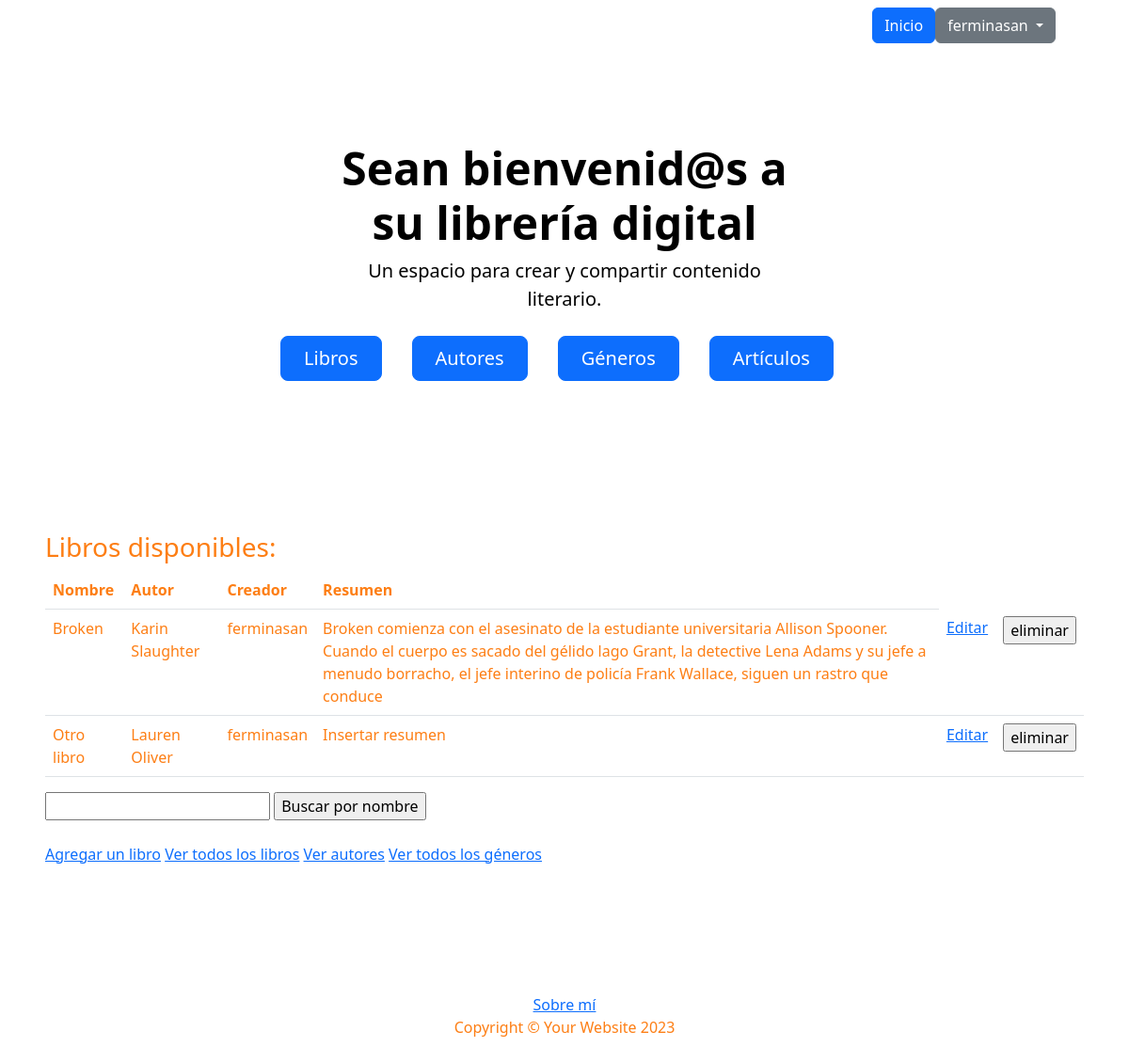
Screenshot of /mi_libreria/libros/ (signed in) with the database file from the repository.
### mi_libreria/models.py (models this page shows, shortened)
class Libro(models.Model):
    nombre = models.CharField(max_length=64)
    genero = models.CharField(max_length=64)
    sub_genero = models.CharField(max_length=64)
    autor = models.CharField(max_length=256)
    resumen = models.TextField()
    anio = models.IntegerField()
    creador = models.ForeignKey(User, default=1, null=True, on_delete=models.CASCADE, related_name='libros_creados')

### mi_libreria/views.py (the view)
# urls.py: path("libros/", views.listar_libros, name='lista_libros'),
def listar_libros(request):
        contexto = {
            "libros": Libro.objects.all(),
        }
        http_response = render(
            request=request,
            template_name='mi_libreria/lista_libros.html',
            context=contexto,
        )
        return http_response

### mi_libreria/templates/mi_libreria/lista_libros.html (shortened to what this page needs)
{% extends 'base.html' %}
{% block contenido %}
    <h3>Libros disponibles:</h3>
<table class="table">
    <tbody>
        <tr>
            <th>Nombre</th>
            <th>Autor</th>
            <th>Creador</th>
            <th>Resumen</th>
        </tr>
        {% for libro in libros %}
        <tr>
            <td>{{libro.nombre}}</td>
            <td>{{libro.autor}}</td>
            <td>{{libro.creador}}</td>
            <td>{{libro.resumen}}</td>
            <td>
                <a href="{% url 'editar_libro' libro.id %}">Editar</a>
              </td>
            <td>
                <form action="{% url 'eliminar_libro' libro.id %}" method="post">
                  <input type="submit" value="eliminar"/>
                </form>
              </td>
        </tr>
      {% endfor %}
    </tbody>
</table>
    <form action="{% url 'buscar_libros' %}" method="post">
        <input type="text" name="busqueda">
        <input type="submit" value="Buscar por nombre">
      </form>
    <br>
    <a href="{% url 'crear_libros' %}">Agregar un libro</a>
    <a href="{% url 'lista_libros' %}">Ver todos los libros</a>
    <a href="{% url 'lista_autores' %}">Ver autores</a>
    <a href="{% url 'lista_generos' %}">Ver todos los géneros</a>
    <br><br>
{% endblock contenido %}

### templates_base/base.html (shortened to what this page needs)
{% load static %}
<!DOCTYPE html>
<html lang="en">
    <head>
        <link href="https://cdn.jsdelivr.net/npm/bootstrap-icons@1.4.1/font/bootstrap-icons.css" rel="stylesheet" />
        <link href="{% static 'mi_libreria/css/styles.css' %}" rel="stylesheet" />
    </head>
    <body>
        <nav class="navbar navbar-expand-lg navbar-dark bg-dark">
            <div class="container px-5">
                <div class="collapse navbar-collapse" id="navbarSupportedContent">
                    <ul class="navbar-nav ms-auto mb-2 mb-lg-0">
                        <a class="btn btn-primary" href="{% url 'inicio' %}">Inicio</a>
                        {% if user.is_authenticated %}
                        <div class="dropdown">
                            <button class="btn btn-secondary dropdown-toggle" type="button" id="dropdownMenuButton1" data-bs-toggle="dropdown" aria-expanded="false">
                                <div style="display: inline-flex;">
                                    <span>{{ user.username }}</span>
                                </div>
                            </button>
                        </div>
                        {% else %}
                        <a class="btn btn-primary" href="{% url 'registro' %}">Registrarse</a>
                        <a class="btn btn-primary" href="{% url 'login' %}">Iniciar Sesión</a>
                        {% endif %}
                    </ul>
                </div>
            </div>
        </nav>
        <header class="bg-dark py-5">
            <div class="container px-5">
                <div class="row gx-5 justify-content-center">
                    <div class="col-lg-6">
                        <div class="text-center my-5">
                            <h1 class="display-5 fw-bolder text-black mb-2">Sean bienvenid@s a su librería digital</h1>
                            <p class="lead text-black mb-4">Un espacio para crear y compartir contenido literario.</p>
                            <div class="d-grid gap-3 d-sm-flex justify-content-sm-center">
                                <a class="btn btn-primary btn-lg px-4 me-sm-3" href="{% url 'lista_libros' %}">Libros</a>
                                <a class="btn btn-primary btn-lg px-4 me-sm-3" href="{% url 'lista_autores' %}">Autores</a>
                                <a class="btn btn-primary btn-lg px-4 me-sm-3" href="{% url 'lista_generos' %}">Géneros</a>
                                <a class="btn btn-primary btn-lg px-4 me-sm-3" href="{% url 'lista_articulos' %}">Artículos</a>
                            </div>
                        </div>
                    </div>
                </div>
            </div>
        </header>
        <section style="padding:4rem 3rem;">
            {% block contenido %}
            {% endblock contenido %}
        </section>
        <footer class="py-5 bg-dark">
            <div class="d-grid gap-3 d-sm-flex justify-content-sm-center">
                <a href="{% url 'about_me' %}" target="_blank" rel="noreferrer" class="underline">Sobre mí</a>
        </div>
            <div class="container px-5"><p class="m-0 text-center text-white">Copyright &copy; Your Website 2023</p></div>
        </footer>
    </body>

### rows the page displays
Libro: nombre "Broken", autor "Karin Slaughter", creador "ferminasan", resumen "Broken comienza con el asesinato de la estudiante universitaria Allison Spooner. Cuando el cuerpo es sacado del gélido lago Grant, la detective Lena Adams y su jefe a menudo borracho, el jefe interino de policía Frank Wallace, siguen un rastro que conduce"
Libro: nombre "Otro libro", autor "Lauren Oliver", creador "ferminasan", resumen "Insertar resumen"

### other values shown
{{ user.username }} "ferminasan"
